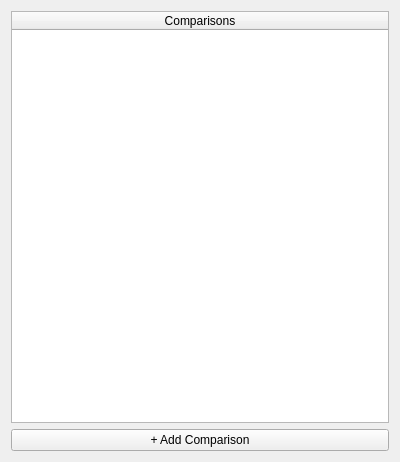
<?xml version="1.0" encoding="UTF-8"?>
<ui version="4.0">
 <class>Form</class>
 <widget class="QWidget" name="Form">
  <property name="geometry">
   <rect>
    <x>0</x>
    <y>0</y>
    <width>400</width>
    <height>462</height>
   </rect>
  </property>
  <property name="windowTitle">
   <string>Form</string>
  </property>
  <layout class="QVBoxLayout" name="verticalLayout">
   <item>
    <widget class="QTableWidget" name="comparisons_table">
     <attribute name="horizontalHeaderStretchLastSection">
      <bool>true</bool>
     </attribute>
     <attribute name="verticalHeaderVisible">
      <bool>false</bool>
     </attribute>
     <column>
      <property name="text">
       <string>Comparisons</string>
      </property>
     </column>
    </widget>
   </item>
   <item>
    <widget class="QPushButton" name="add_comparison_button">
     <property name="text">
      <string>+ Add Comparison</string>
     </property>
    </widget>
   </item>
  </layout>
 </widget>
 <resources/>
 <connections/>
</ui>
